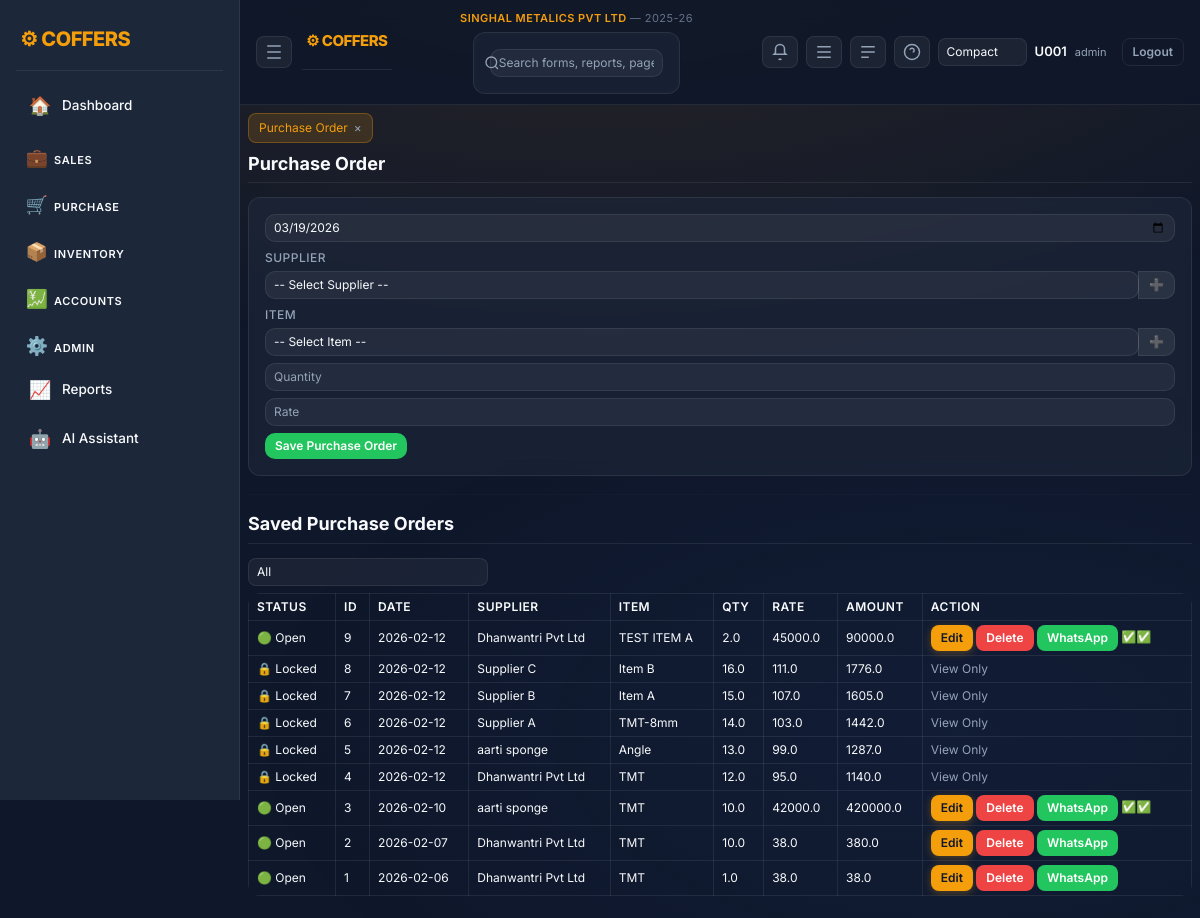
Screenshot of /purchase (signed in) with the database file from the repository.
### tables this page shows
CREATE TABLE company_mast(
          company_id INTEGER PRIMARY KEY AUTOINCREMENT,
          company_name TEXT,
          short_name TEXT,
          gstin TEXT,
          address TEXT,
          city TEXT,
          state TEXT
        , group_name TEXT, company_logo TEXT, app_logo TEXT);

CREATE TABLE financial_years(
          fy_id INTEGER PRIMARY KEY AUTOINCREMENT,
          company_id INTEGER,
          fy_name TEXT,
          start_date TEXT,
          end_date TEXT
        );

CREATE TABLE purchase_orders(
 po_id INTEGER PRIMARY KEY AUTOINCREMENT,
 po_date TEXT,
 acc_id INTEGER,
 item_id INTEGER,
 child_item TEXT,
 qty REAL,
 rate REAL,
 supplied_qty REAL DEFAULT 0,
 amount REAL,
 user_code TEXT
, status TEXT DEFAULT 'OPEN', whatsapp_sent INTEGER DEFAULT 0, company_id INTEGER, division_id INTEGER, fy_id INTEGER);

CREATE TABLE acc_mast(
 acc_id INTEGER PRIMARY KEY AUTOINCREMENT,
 acc_name TEXT,
 acc_type TEXT
, mobile TEXT, pan TEXT, gstin TEXT, address TEXT, city TEXT, state TEXT, ledger_id INTEGER, print_name TEXT, parent_acc_id INTEGER, tds_section TEXT, tds_rate REAL);

CREATE TABLE item_mast(
 item_id INTEGER PRIMARY KEY AUTOINCREMENT,
 item_name TEXT
);

### app.py (the view, shortened to what this page needs)
@app.route("/purchase",methods=["GET","POST"])
def purchase():
    if "user" not in session:
        return redirect("/")
    con=db()
    suppliers=con.execute("""
        SELECT acc_id,acc_name,mobile,city,state
        FROM acc_mast
        WHERE acc_type='Supplier'
        ORDER BY acc_name
    """).fetchall()
    items=con.execute("SELECT * FROM item_mast ORDER BY item_name").fetchall()
    rows=con.execute("""
        SELECT po_id,po_date,acc_name,item_name,qty,rate,amount,status,acc_mast.mobile,COALESCE(whatsapp_sent,0)
        FROM purchase_orders
        JOIN acc_mast ON purchase_orders.acc_id=acc_mast.acc_id
        JOIN item_mast ON purchase_orders.item_id=item_mast.item_id
        ORDER BY po_id DESC
    """).fetchall()
    field_config = load_field_config(con, "purchase_order")
    return render_template("purchase_order.html",
        suppliers=suppliers,
        items=items,
        rows=rows,
        today=today(),
        field_config=field_config
    )

### app.py (called while the page is built)
def today():
    return date.today().isoformat()

def db():
    con = getattr(g, "_db", None)
    if con is None:
        con = sqlite3.connect(DB)
        con.row_factory = sqlite3.Row
        g._db = con
    return con

def field_attr(config, name, default_tabindex=None):
    cfg = config.get(name) if config else None
    attrs = []
    if cfg and cfg.get("required"):
        attrs.append("required")
        attrs.append('aria-required="true"')
    if cfg and cfg.get("tab_index") is not None:
        attrs.append(f'tabindex="{cfg["tab_index"]}"')
    elif default_tabindex is not None:
        attrs.append(f'tabindex="{default_tabindex}"')
    return " ".join(attrs)

def ensure_field_config_table(con):
    con.execute("""
        CREATE TABLE IF NOT EXISTS field_config(
          id INTEGER PRIMARY KEY AUTOINCREMENT,
          form_name TEXT,
          field_name TEXT,
          required INTEGER DEFAULT 0,
          tab_index INTEGER
        )
    """)
    try:
        con.execute("""
            CREATE UNIQUE INDEX IF NOT EXISTS idx_field_config_form_field
            ON field_config(form_name,field_name)
        """)
    except sqlite3.OperationalError:
        pass

def load_field_config(con, form_name:str):
    ensure_field_config_table(con)
    rows = con.execute("""
        SELECT field_name,required,tab_index
        FROM field_config
        WHERE form_name=?
    """, (form_name,)).fetchall()
    cfg = {}
    for r in rows:
        cfg[r["field_name"]] = {
            "required": bool(r["required"]),
            "tab_index": r["tab_index"],
        }
    return cfg

def ensure_company_context(con):
    ensure_company_core(con)
    row = con.execute("SELECT company_id,company_name FROM company_mast ORDER BY company_id LIMIT 1").fetchone()
    if row and "company_id" not in session:
        session["company_id"] = row["company_id"]
        session["company_name"] = row["company_name"]
    company_id = session.get("company_id")
    if company_id:
        fy = con.execute("""
            SELECT fy_id,fy_name,start_date,end_date
            FROM financial_years
            WHERE company_id=?
            ORDER BY start_date
        """, (company_id,)).fetchone()
        if fy:
            session.setdefault("fy_id", fy["fy_id"])
            session.setdefault("fy_name", fy["fy_name"])
            session.setdefault("fy_start", fy["start_date"])
            session.setdefault("fy_end", fy["end_date"])

### templates/purchase_order.html (shortened to what this page needs)
{% extends "base.html" %}
{% block content %}
<h3>Purchase Order</h3>
<form method="post">
<input type="date" name="date"
class="form-control mb-2"
value="{{ today }}" {{ field_attr(field_config, "date", 1) }}>
<label>Supplier</label>
<div class="input-group mb-2">
<select name="acc_id" class="form-control" {{ field_attr(field_config, "acc_id", 2) }}>
<option value="">-- Select Supplier --</option>
</select>
<button type="button"
class="btn btn-secondary"
onclick="openSupplier()">➕</button>
</div>
<label>Item</label>
<div class="input-group mb-2">
<select name="item_id" class="form-control" {{ field_attr(field_config, "item_id", 3) }}>
<option value="">-- Select Item --</option>
</select>
<button type="button"
class="btn btn-secondary"
onclick="openItem()">➕</button>
</div>
<input name="qty"
class="form-control mb-2"
placeholder="Quantity" {{ field_attr(field_config, "qty", 4) }}>
<input name="rate"
class="form-control mb-2"
placeholder="Rate" {{ field_attr(field_config, "rate", 5) }}>
<button class="btn btn-success">Save Purchase Order</button>
</form>
<hr>
<h4>Saved Purchase Orders</h4>
<div class="mb-2" style="max-width:240px">
  <select id="purchaseStatusFilter" class="form-select">
    <option value="ALL">All</option>
  </select>
</div>
<table class="table table-bordered">
<tr>
<th>Status</th>
<th>ID</th>
<th>Date</th>
<th>Supplier</th>
<th>Item</th>
<th>Qty</th>
<th>Rate</th>
<th>Amount</th>
<th>Action</th>
</tr>
<tbody id="purchaseTableBody">
{% for r in rows %}
<tr data-status="{{ r[7] or 'OPEN' }}">
<td>
{% if r[7] == "LOCKED" %}
🔒 Locked
{% else %}
🟢 Open
{% endif %}
</td>
<td>{{r[0]}}</td>
<td>{{r[1]}}</td>
<td>{{r[2]}}</td>
<td>{{r[3]}}</td>
<td>{{r[4]}}</td>
<td>{{r[5]}}</td>
<td>{{r[6]}}</td>
<td>
{% if r[7] != "LOCKED" and session.role in ["admin","manager"] %}
<a href="/purchase_edit/{{r[0]}}" class="btn btn-primary btn-sm">Edit</a>
<a href="/purchase_delete/{{r[0]}}" class="btn btn-danger btn-sm">Delete</a>
<a class="btn btn-success btn-sm" target="_blank" href="/po_whatsapp/{{ r[0] }}">WhatsApp</a>
{% if r[7] == "ACCEPTED" %}
  <span title="Accepted">✅✅</span>
{% elif r[7] == "DECLINED" %}
  <span title="Declined">❌</span>
{% elif r[9] %}
  <span title="Sent for approval">✅</span>
{% endif %}
{% elif r[6] == "LOCKED" %}
<span class="text-muted">Locked</span>
{% else %}
<span class="text-muted">View Only</span>
{% endif %}
</td>
</tr>
{% endfor %}
</tbody>
</table>
{% endblock %}

### templates/base.html (shortened to what this page needs)
<!doctype html>
<html lang="en">
<head>
<link href="https://cdn.jsdelivr.net/npm/bootstrap@5.3.2/dist/css/bootstrap.min.css" rel="stylesheet">
<link href="/static/css/style.css" rel="stylesheet">
</head>
<body>
{% set logged_in = session.user is defined and session.user %}
{% if logged_in %}
  <div class="layout">
    <aside class="sidebar">
      <div class="brand">⚙ COFFERS</div>
      <nav class="menu">
        {% set path = request.path if request else '' %}
        <a href="/dashboard" class="menu-item {% if path.startswith('/dashboard') %}active{% endif %}" title="Dashboard"><span class="icon">🏠</span><span class="label">Dashboard</span></a>
        <div class="menu-group">
          <button class="menu-title collapsible" data-target="group-sales">
            <span class="icon">💼</span><span class="label">Sales</span>
          </button>
        </div>
        <div class="menu-group">
          <button class="menu-title collapsible" data-target="group-purchase">
            <span class="icon">🛒</span><span class="label">Purchase</span>
          </button>
        </div>
        <div class="menu-group">
          <button class="menu-title collapsible" data-target="group-inventory">
            <span class="icon">📦</span><span class="label">Inventory</span>
          </button>
        </div>
        <div class="menu-group">
          <button class="menu-title collapsible" data-target="group-accounts">
            <span class="icon">💹</span><span class="label">Accounts</span>
          </button>
        </div>
        <div class="menu-group">
          <button class="menu-title collapsible" data-target="group-admin">
            <span class="icon">⚙️</span><span class="label">Admin</span>
          </button>
        </div>
        <a href="/control_report" class="menu-item {% if path.startswith('/control_report') %}active{% endif %}" title="Reports"><span class="icon">📈</span><span class="label">Reports</span></a>
        <a href="/ai" class="menu-item {% if path.startswith('/ai') %}active{% endif %}" title="AI Assistant"><span class="icon">🤖</span><span class="label">AI Assistant</span></a>
      </nav>
    </aside>
    <main class="main">
      <header class="topbar">
        <div class="top-left">
          <button class="icon-btn" id="collapseBtn" title="Collapse Sidebar">
            <svg xmlns="http://www.w3.org/2000/svg" width="18" height="18" viewBox="0 0 24 24" fill="none" stroke="currentColor" stroke-width="2"><path d="M3 4h18M3 12h18M3 20h18"/></svg>
          </button>
          <div class="brand" style="font-size:15px">⚙ COFFERS</div>
        </div>
        <div class="top-center">
          <div style="font-size:11px;color:#f59e0b;font-weight:600;letter-spacing:0.04em;margin-bottom:3px">
            {{ session.company_name or 'Company not set' }}
            {% if session.fy_name %}<span style="color:#64748b;font-weight:400"> &mdash; {{ session.fy_name }}</span>{% endif %}
          </div>
          <form class="search-wrap" method="get" action="/search">
            <svg class="search-icon" xmlns="http://www.w3.org/2000/svg" width="16" height="16" viewBox="0 0 24 24" fill="none" stroke="currentColor" stroke-width="2"><circle cx="11" cy="11" r="8"/><path d="m21 21-4.3-4.3"/></svg>
            <input class="search" name="q" placeholder="Search forms, reports, pages…" value="{{ request.args.get('q','') if request else '' }}">
          </form>
        </div>
        <div class="top-right">
          <a href="/notifications" class="icon-btn" id="notifBtn" title="Notifications">
            <svg xmlns="http://www.w3.org/2000/svg" width="18" height="18" viewBox="0 0 24 24" fill="none" stroke="currentColor" stroke-width="2"><path d="M6 8a6 6 0 1 1 12 0v5l2 2H4l2-2Z"/><path d="M13.73 21a2 2 0 0 1-3.46 0"/></svg>
          </a>
          <button class="icon-btn" id="rightToggle" title="AI Pane">
            <svg xmlns="http://www.w3.org/2000/svg" width="18" height="18" viewBox="0 0 24 24" fill="none" stroke="currentColor" stroke-width="2"><path d="M3 5h18M3 12h18M3 19h18"/></svg>
          </button>
          <button class="icon-btn" id="bottomToggle" title="Console">
            <svg xmlns="http://www.w3.org/2000/svg" width="18" height="18" viewBox="0 0 24 24" fill="none" stroke="currentColor" stroke-width="2"><path d="M3 5h18M3 12h18M3 19h10"/></svg>
          </button>
          <div class="dropdown">
            <button class="icon-btn" id="helpBtn">
              <svg xmlns="http://www.w3.org/2000/svg" width="18" height="18" viewBox="0 0 24 24" fill="none" stroke="currentColor" stroke-width="2"><circle cx="12" cy="12" r="10"/><path d="M9.09 9a3 3 0 0 1 5.83 1c0 1.5-1 2-2 2"/><path d="M12 17h.01"/></svg>
            </button>
          </div>
          <select id="densitySelect" class="form-select form-select-sm" style="max-width:120px">
            <option value="compact" {% if session.default_density=='compact' %}selected{% endif %}>Compact</option>
          </select>
          <div class="user">
            <span class="user-name">{{session.user or ''}}</span>
            <span class="user-role">{{session.role or ''}}</span>
            <a href="/logout" class="btn btn-sm btn-outline-light ms-2">Logout</a>
          </div>
        </div>
      </header>
      <section class="content">
        <div id="tabsBar" class="tabs"></div>
{% endif %}
        {% block content %}{% endblock %}
{% if logged_in %}
      </section>
    </main>
  </div>
{% endif %}
</body>
</html>

### rows the page displays
company_mast: company_name "SINGHAL METALICS PVT LTD"
financial_years: fy_name "2025-26"
purchase_orders: status "🟢 Open", po_id "9", po_date "2026-02-12", acc_name "Dhanwantri Pvt Ltd", item_name "TEST ITEM A", qty "2.0", rate "45000.0", amount "90000.0"
purchase_orders: status "🔒 Locked", po_id "8", po_date "2026-02-12", acc_name "Supplier C", item_name "Item B", qty "16.0", rate "111.0", amount "1776.0"
purchase_orders: status "🔒 Locked", po_id "7", po_date "2026-02-12", acc_name "Supplier B", item_name "Item A", qty "15.0", rate "107.0", amount "1605.0"
purchase_orders: status "🔒 Locked", po_id "6", po_date "2026-02-12", acc_name "Supplier A", item_name "TMT-8mm", qty "14.0", rate "103.0", amount "1442.0"
purchase_orders: status "🔒 Locked", po_id "5", po_date "2026-02-12", acc_name "aarti sponge", item_name "Angle", qty "13.0", rate "99.0", amount "1287.0"
purchase_orders: status "🔒 Locked", po_id "4", po_date "2026-02-12", acc_name "Dhanwantri Pvt Ltd", item_name "TMT", qty "12.0", rate "95.0", amount "1140.0"
purchase_orders: status "🟢 Open", po_id "3", po_date "2026-02-10", acc_name "aarti sponge", item_name "TMT", qty "10.0", rate "42000.0", amount "420000.0"
purchase_orders: status "🟢 Open", po_id "2", po_date "2026-02-07", acc_name "Dhanwantri Pvt Ltd", item_name "TMT", qty "10.0", rate "38.0", amount "380.0"
purchase_orders: status "🟢 Open", po_id "1", po_date "2026-02-06", acc_name "Dhanwantri Pvt Ltd", item_name "TMT", qty "1.0", rate "38.0", amount "38.0"

### other values shown
{{ session.user or '' }} "U001"
{{ session.role or '' }} "admin"
